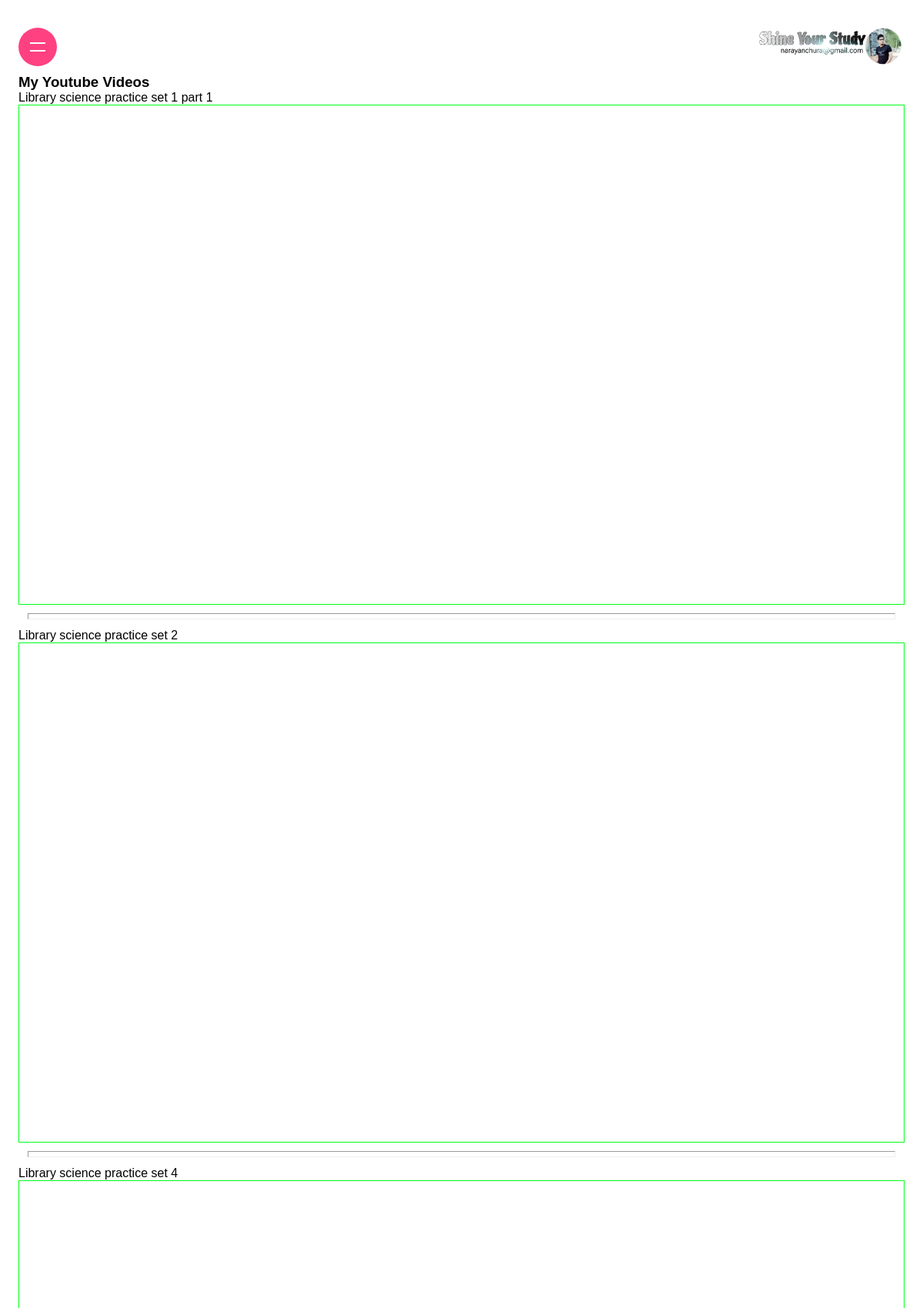
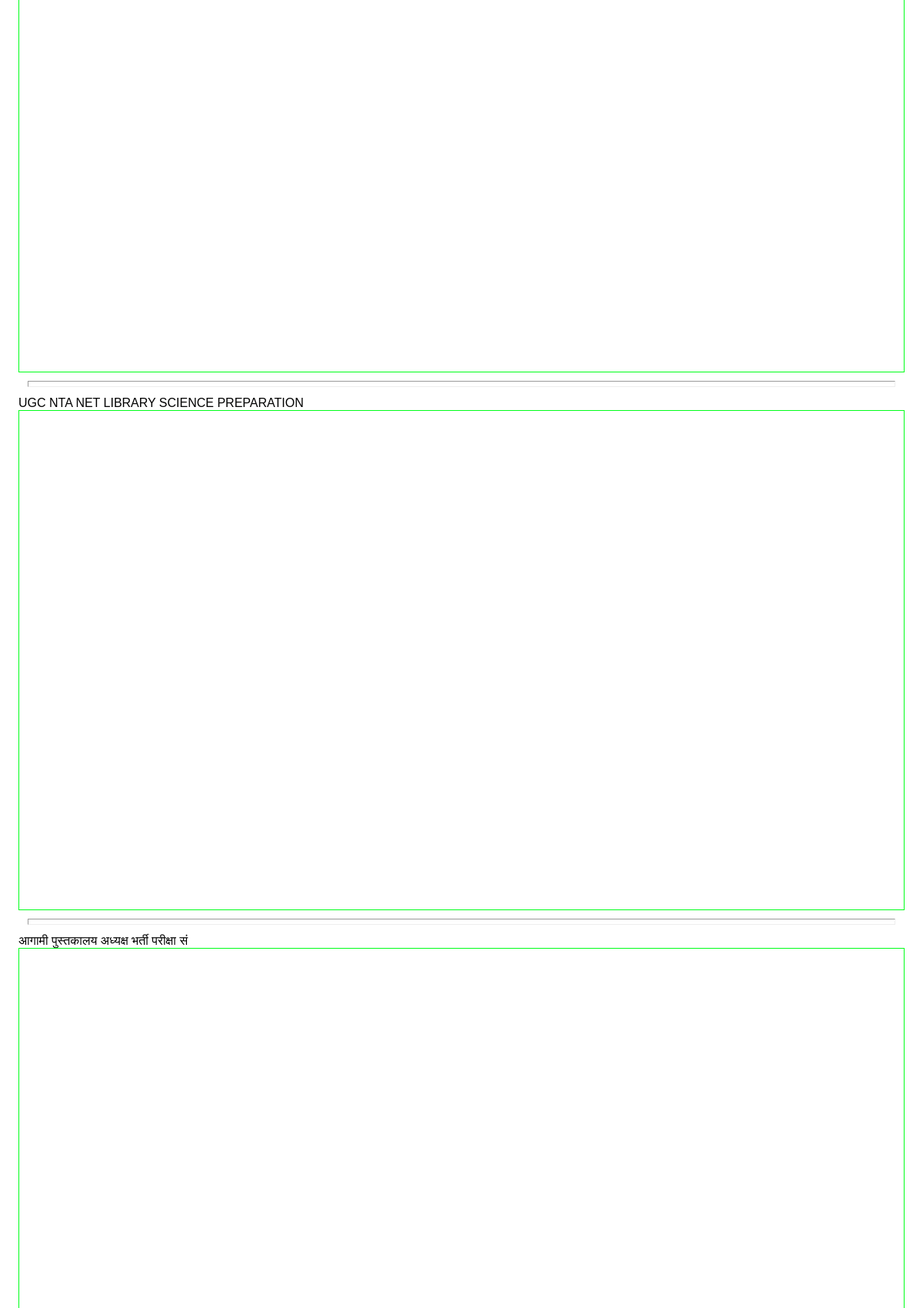
Screenshot of /videos/ (upper part) with the database file from the repository (2 pictures, top to bottom).
### myapp/models.py (models this page shows)
class Youtube(models.Model):
    title = models.CharField(max_length=40)
    link = models.CharField(max_length=60)

### myapp/views.py (the view)
def videos(request):
    videos = Youtube.objects.all()
    return render(request, "myapp/videos.html", { "videos": videos})

### myapp/templates/myapp/videos.html
{% extends 'myapp/layout.html' %}
{% block body %}
<h3>My Youtube Videos</h3>
{% for video in videos %}
<p>{{ video.title }}</p>
<div id="video-container">
    <iframe src="https://www.youtube.com/embed/{{ video.link }}" title="YouTube video player" frameborder="0" allow="accelerometer; autoplay; clipboard-write; encrypted-media; gyroscope; picture-in-picture; web-share" allowfullscreen></iframe>
</div>
<hr style="padding: 3px; margin: 1%;">
{% endfor %}
{% endblock %}

### myapp/templates/myapp/layout.html (style rules this page uses)
* { margin: 0; padding: 0; box-sizing: border-box; font-family: sans-serif; }
body { margin: 1%; padding: 1%; }
#video-container { position: relative; width: 100%; padding-bottom: 56.25%; height: 0; border: 1px solid #00ff1a; }
#video-container iframe { position: absolute; top: 0; left: 0; width: 100%; height: 100%; }

### rows the page displays
Youtube: title "Library science practice set 1 part 1"
Youtube: title "Library science practice set 2"
Youtube: title "Library science practice set 4"
Youtube: title "UGC NTA NET LIBRARY SCIENCE PREPARATION"
Youtube: title "आगामी पुस्तकालय अध्यक्ष भर्ती परीक्षा सं"
